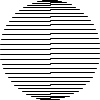
Frame 1 (no input)
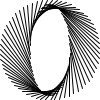
Frame 60 (the mouse pressed at the canvas centre just before this capture)
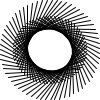
Frame 120 (the mouse held since frame 60 and released just before this capture)

The Processing sketch that drew these frames (run headless with seeded random() and noise(); from frame 60 on, the mouse is pressed at the canvas centre):

// Processing sketch: processing_66718
// ── processing_66718.pde

float f=50, i, a, b;
void setup() { 
  size(100, 100);
}
void draw() {
  background(255);
  for (i=0;i<TWO_PI;i+=.1) {
    line(sin(i)*f+f, cos(i)*f+f, sin(i+a)*sin(b)*f+f, cos(i+a)*cos(b)*f+f);
  }
  a+=.017;
  b+=.007;
}
